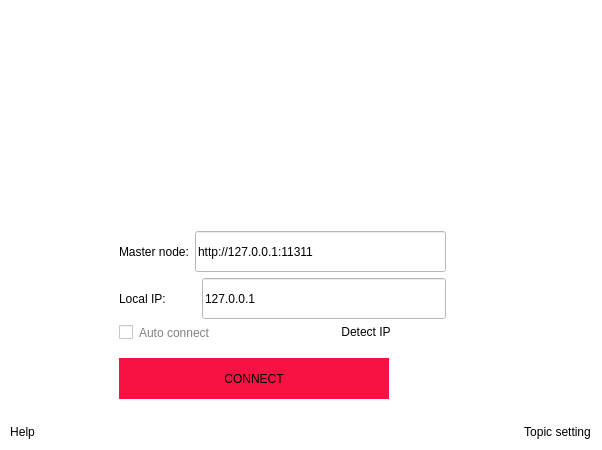
<?xml version="1.0" encoding="UTF-8"?>
<ui version="4.0">
 <class>LoginWidget</class>
 <widget class="QWidget" name="LoginWidget">
  <property name="geometry">
   <rect>
    <x>0</x>
    <y>0</y>
    <width>602</width>
    <height>450</height>
   </rect>
  </property>
  <property name="windowTitle">
   <string>login interface</string>
  </property>
  <property name="windowIcon">
   <iconset>
    <normaloff>:/resource/ico/QQ.png</normaloff>:/resource/ico/QQ.png</iconset>
  </property>
  <property name="styleSheet">
   <string notr="true">background-color:rgb(255, 255, 255);
padding:0;
</string>
  </property>
  <widget class="QStackedWidget" name="stackedWidget">
   <property name="geometry">
    <rect>
     <x>0</x>
     <y>0</y>
     <width>602</width>
     <height>515</height>
    </rect>
   </property>
   <property name="currentIndex">
    <number>0</number>
   </property>
   <widget class="QWidget" name="page">
    <layout class="QVBoxLayout" name="verticalLayout_2">
     <property name="spacing">
      <number>0</number>
     </property>
     <property name="leftMargin">
      <number>0</number>
     </property>
     <property name="topMargin">
      <number>0</number>
     </property>
     <property name="rightMargin">
      <number>0</number>
     </property>
     <property name="bottomMargin">
      <number>0</number>
     </property>
     <item>
      <widget class="QWidget" name="widgetBody" native="true">
       <property name="minimumSize">
        <size>
         <width>600</width>
         <height>300</height>
        </size>
       </property>
       <property name="maximumSize">
        <size>
         <width>99999</width>
         <height>99999</height>
        </size>
       </property>
       <widget class="QLabel" name="labelWeclcom">
        <property name="geometry">
         <rect>
          <x>0</x>
          <y>471</y>
          <width>16</width>
          <height>17</height>
         </rect>
        </property>
        <property name="text">
         <string/>
        </property>
        <property name="alignment">
         <set>Qt::AlignCenter</set>
        </property>
       </widget>
       <widget class="QLabel" name="labelWinIcon">
        <property name="geometry">
         <rect>
          <x>0</x>
          <y>549</y>
          <width>30</width>
          <height>30</height>
         </rect>
        </property>
        <property name="minimumSize">
         <size>
          <width>30</width>
          <height>30</height>
         </size>
        </property>
        <property name="maximumSize">
         <size>
          <width>30</width>
          <height>30</height>
         </size>
        </property>
        <property name="text">
         <string/>
        </property>
        <property name="pixmap">
         <pixmap>:/resource/images/QQ.png</pixmap>
        </property>
       </widget>
       <widget class="QLabel" name="labelWinTitle">
        <property name="geometry">
         <rect>
          <x>0</x>
          <y>520</y>
          <width>400</width>
          <height>29</height>
         </rect>
        </property>
        <property name="minimumSize">
         <size>
          <width>400</width>
          <height>29</height>
         </size>
        </property>
        <property name="maximumSize">
         <size>
          <width>400</width>
          <height>29</height>
         </size>
        </property>
        <property name="styleSheet">
         <string notr="true">color: #FFFFFF;</string>
        </property>
        <property name="text">
         <string/>
        </property>
       </widget>
       <widget class="QLabel" name="label_2">
        <property name="geometry">
         <rect>
          <x>0</x>
          <y>422</y>
          <width>16</width>
          <height>17</height>
         </rect>
        </property>
        <property name="text">
         <string/>
        </property>
       </widget>
       <widget class="QLabel" name="label_video">
        <property name="geometry">
         <rect>
          <x>0</x>
          <y>0</y>
          <width>600</width>
          <height>200</height>
         </rect>
        </property>
        <property name="minimumSize">
         <size>
          <width>600</width>
          <height>200</height>
         </size>
        </property>
        <property name="maximumSize">
         <size>
          <width>600</width>
          <height>200</height>
         </size>
        </property>
        <property name="palette">
         <palette>
          <active>
           <colorrole role="Button">
            <brush brushstyle="SolidPattern">
             <color alpha="255">
              <red>255</red>
              <green>255</green>
              <blue>255</blue>
             </color>
            </brush>
           </colorrole>
           <colorrole role="Window">
            <brush brushstyle="SolidPattern">
             <color alpha="255">
              <red>255</red>
              <green>255</green>
              <blue>255</blue>
             </color>
            </brush>
           </colorrole>
          </active>
          <inactive>
           <colorrole role="Button">
            <brush brushstyle="SolidPattern">
             <color alpha="255">
              <red>255</red>
              <green>255</green>
              <blue>255</blue>
             </color>
            </brush>
           </colorrole>
           <colorrole role="Window">
            <brush brushstyle="SolidPattern">
             <color alpha="255">
              <red>255</red>
              <green>255</green>
              <blue>255</blue>
             </color>
            </brush>
           </colorrole>
          </inactive>
          <disabled>
           <colorrole role="Button">
            <brush brushstyle="SolidPattern">
             <color alpha="255">
              <red>255</red>
              <green>255</green>
              <blue>255</blue>
             </color>
            </brush>
           </colorrole>
           <colorrole role="Window">
            <brush brushstyle="SolidPattern">
             <color alpha="255">
              <red>255</red>
              <green>255</green>
              <blue>255</blue>
             </color>
            </brush>
           </colorrole>
          </disabled>
         </palette>
        </property>
        <property name="text">
         <string/>
        </property>
       </widget>
       <widget class="QWidget" name="layoutWidget">
        <property name="geometry">
         <rect>
          <x>110</x>
          <y>210</y>
          <width>689</width>
          <height>212</height>
         </rect>
        </property>
        <layout class="QHBoxLayout" name="horizontalLayout_23">
         <property name="spacing">
          <number>0</number>
         </property>
         <item>
          <widget class="QWidget" name="widgetInput" native="true">
           <layout class="QVBoxLayout" name="verticalLayout_4">
            <item>
             <layout class="QVBoxLayout" name="verticalLayout_3">
              <item>
               <layout class="QVBoxLayout" name="verticalLayout">
                <item>
                 <layout class="QHBoxLayout" name="horizontalLayout_21">
                  <item>
                   <widget class="QLabel" name="label_6">
                    <property name="styleSheet">
                     <string notr="true">border:0px;

color:GRAY；</string>
                    </property>
                    <property name="text">
                     <string>Master node:</string>
                    </property>
                   </widget>
                  </item>
                  <item>
                   <widget class="QLineEdit" name="lineEditMasterIp">
                    <property name="minimumSize">
                     <size>
                      <width>0</width>
                      <height>41</height>
                     </size>
                    </property>
                    <property name="maximumSize">
                     <size>
                      <width>16777215</width>
                      <height>41</height>
                     </size>
                    </property>
                    <property name="text">
                     <string>http://127.0.0.1:11311</string>
                    </property>
                    <property name="placeholderText">
                     <string>master node address</string>
                    </property>
                   </widget>
                  </item>
                 </layout>
                </item>
                <item>
                 <layout class="QHBoxLayout" name="horizontalLayout_22">
                  <item>
                   <widget class="QLabel" name="label_7">
                    <property name="styleSheet">
                     <string notr="true">border:0px;

color:GRAY；</string>
                    </property>
                    <property name="text">
                     <string>Local IP:</string>
                    </property>
                   </widget>
                  </item>
                  <item>
                   <spacer name="horizontalSpacer_3">
                    <property name="orientation">
                     <enum>Qt::Horizontal</enum>
                    </property>
                    <property name="sizeType">
                     <enum>QSizePolicy::Preferred</enum>
                    </property>
                    <property name="sizeHint" stdset="0">
                     <size>
                      <width>30</width>
                      <height>20</height>
                     </size>
                    </property>
                   </spacer>
                  </item>
                  <item>
                   <widget class="QLineEdit" name="lineEditRosIp">
                    <property name="minimumSize">
                     <size>
                      <width>0</width>
                      <height>41</height>
                     </size>
                    </property>
                    <property name="maximumSize">
                     <size>
                      <width>16777215</width>
                      <height>41</height>
                     </size>
                    </property>
                    <property name="text">
                     <string>127.0.0.1</string>
                    </property>
                    <property name="echoMode">
                     <enum>QLineEdit::Normal</enum>
                    </property>
                    <property name="placeholderText">
                     <string>local address</string>
                    </property>
                   </widget>
                  </item>
                 </layout>
                </item>
                <item>
                 <layout class="QHBoxLayout" name="horizontalLayout">
                  <item>
                   <widget class="QCheckBox" name="checkBoxAutoLogin">
                    <property name="cursor">
                     <cursorShape>PointingHandCursor</cursorShape>
                    </property>
                    <property name="styleSheet">
                     <string notr="true">color:GRAY;</string>
                    </property>
                    <property name="text">
                     <string>Auto connect</string>
                    </property>
                    <property name="checked">
                     <bool>false</bool>
                    </property>
                   </widget>
                  </item>
                  <item>
                   <widget class="QPushButton" name="pushButton_auto">
                    <property name="cursor">
                     <cursorShape>PointingHandCursor</cursorShape>
                    </property>
                    <property name="styleSheet">
                     <string notr="true">border:0px;
color:GRAY；</string>
                    </property>
                    <property name="text">
                     <string>Detect IP</string>
                    </property>
                   </widget>
                  </item>
                 </layout>
                </item>
               </layout>
              </item>
             </layout>
            </item>
            <item>
             <widget class="QPushButton" name="btnLogin">
              <property name="minimumSize">
               <size>
                <width>270</width>
                <height>41</height>
               </size>
              </property>
              <property name="maximumSize">
               <size>
                <width>270</width>
                <height>41</height>
               </size>
              </property>
              <property name="cursor">
               <cursorShape>PointingHandCursor</cursorShape>
              </property>
              <property name="focusPolicy">
               <enum>Qt::NoFocus</enum>
              </property>
              <property name="toolTip">
               <string>connect</string>
              </property>
              <property name="styleSheet">
               <string notr="true">border:0px;
background-color:#F81243;
color:WHITE；
</string>
              </property>
              <property name="text">
               <string>CONNECT</string>
              </property>
             </widget>
            </item>
           </layout>
          </widget>
         </item>
         <item>
          <spacer name="horizontalSpacer_4">
           <property name="orientation">
            <enum>Qt::Horizontal</enum>
           </property>
           <property name="sizeHint" stdset="0">
            <size>
             <width>40</width>
             <height>20</height>
            </size>
           </property>
          </spacer>
         </item>
        </layout>
       </widget>
       <widget class="QWidget" name="layoutWidget">
        <property name="geometry">
         <rect>
          <x>10</x>
          <y>420</y>
          <width>581</width>
          <height>25</height>
         </rect>
        </property>
        <layout class="QHBoxLayout" name="horizontalLayout_20">
         <property name="spacing">
          <number>0</number>
         </property>
         <item>
          <widget class="QPushButton" name="pushButton_hellp">
           <property name="cursor">
            <cursorShape>PointingHandCursor</cursorShape>
           </property>
           <property name="styleSheet">
            <string notr="true">border:0px;
color:GRAY；</string>
           </property>
           <property name="text">
            <string>Help</string>
           </property>
          </widget>
         </item>
         <item>
          <spacer name="horizontalSpacer_2">
           <property name="orientation">
            <enum>Qt::Horizontal</enum>
           </property>
           <property name="sizeHint" stdset="0">
            <size>
             <width>40</width>
             <height>20</height>
            </size>
           </property>
          </spacer>
         </item>
         <item>
          <widget class="QPushButton" name="pushButton_setting">
           <property name="cursor">
            <cursorShape>PointingHandCursor</cursorShape>
           </property>
           <property name="styleSheet">
            <string notr="true">border:0px;
color:GRAY；</string>
           </property>
           <property name="text">
            <string>Topic setting</string>
           </property>
          </widget>
         </item>
        </layout>
       </widget>
       <widget class="QPushButton" name="btnWinMin">
        <property name="geometry">
         <rect>
          <x>541</x>
          <y>11</y>
          <width>20</width>
          <height>16</height>
         </rect>
        </property>
        <property name="cursor">
         <cursorShape>PointingHandCursor</cursorShape>
        </property>
        <property name="focusPolicy">
         <enum>Qt::NoFocus</enum>
        </property>
        <property name="styleSheet">
         <string notr="true">border:none;
background-color:none</string>
        </property>
        <property name="text">
         <string/>
        </property>
        <property name="icon">
         <iconset>
          <normaloff>:/resource/common/ic_min.png</normaloff>:/resource/common/ic_min.png</iconset>
        </property>
       </widget>
       <widget class="QPushButton" name="btnWinClose">
        <property name="geometry">
         <rect>
          <x>567</x>
          <y>11</y>
          <width>20</width>
          <height>16</height>
         </rect>
        </property>
        <property name="minimumSize">
         <size>
          <width>0</width>
          <height>0</height>
         </size>
        </property>
        <property name="cursor">
         <cursorShape>PointingHandCursor</cursorShape>
        </property>
        <property name="focusPolicy">
         <enum>Qt::NoFocus</enum>
        </property>
        <property name="styleSheet">
         <string notr="true">border:none;
background-color:none</string>
        </property>
        <property name="text">
         <string/>
        </property>
        <property name="icon">
         <iconset>
          <normaloff>:/resource/common/ic_close_white.png</normaloff>:/resource/common/ic_close_white.png</iconset>
        </property>
       </widget>
      </widget>
     </item>
    </layout>
   </widget>
   <widget class="QWidget" name="page_2">
    <property name="styleSheet">
     <string notr="true"/>
    </property>
    <layout class="QVBoxLayout" name="verticalLayout_9">
     <property name="spacing">
      <number>0</number>
     </property>
     <property name="leftMargin">
      <number>1</number>
     </property>
     <property name="topMargin">
      <number>1</number>
     </property>
     <property name="rightMargin">
      <number>1</number>
     </property>
     <property name="bottomMargin">
      <number>1</number>
     </property>
     <item>
      <widget class="QWidget" name="widgetBody_2" native="true">
       <widget class="QWidget" name="widgetWinTitle_2" native="true">
        <property name="geometry">
         <rect>
          <x>9</x>
          <y>474</y>
          <width>582</width>
          <height>30</height>
         </rect>
        </property>
        <property name="minimumSize">
         <size>
          <width>0</width>
          <height>30</height>
         </size>
        </property>
        <property name="maximumSize">
         <size>
          <width>16777215</width>
          <height>30</height>
         </size>
        </property>
       </widget>
       <widget class="QWidget" name="layoutWidget">
        <property name="geometry">
         <rect>
          <x>9</x>
          <y>9</y>
          <width>581</width>
          <height>431</height>
         </rect>
        </property>
        <layout class="QVBoxLayout" name="verticalLayout_15">
         <item>
          <layout class="QHBoxLayout" name="horizontalLayout_24">
           <item>
            <spacer name="horizontalSpacer_5">
             <property name="orientation">
              <enum>Qt::Horizontal</enum>
             </property>
             <property name="sizeHint" stdset="0">
              <size>
               <width>40</width>
               <height>20</height>
              </size>
             </property>
            </spacer>
           </item>
           <item>
            <widget class="QPushButton" name="btnWinMin_2">
             <property name="cursor">
              <cursorShape>PointingHandCursor</cursorShape>
             </property>
             <property name="focusPolicy">
              <enum>Qt::NoFocus</enum>
             </property>
             <property name="styleSheet">
              <string notr="true">border:none;
background-color:none</string>
             </property>
             <property name="text">
              <string/>
             </property>
             <property name="icon">
              <iconset>
               <normaloff>:/resource/common/ic_min.png</normaloff>:/resource/common/ic_min.png</iconset>
             </property>
            </widget>
           </item>
           <item>
            <widget class="QPushButton" name="btnWinClose_2">
             <property name="minimumSize">
              <size>
               <width>0</width>
               <height>0</height>
              </size>
             </property>
             <property name="cursor">
              <cursorShape>PointingHandCursor</cursorShape>
             </property>
             <property name="focusPolicy">
              <enum>Qt::NoFocus</enum>
             </property>
             <property name="styleSheet">
              <string notr="true">border:none;
background-color:none</string>
             </property>
             <property name="text">
              <string/>
             </property>
             <property name="icon">
              <iconset>
               <normaloff>:/resource/common/ic_close_white.png</normaloff>:/resource/common/ic_close_white.png</iconset>
             </property>
            </widget>
           </item>
          </layout>
         </item>
         <item>
          <widget class="QToolBox" name="toolBox">
           <property name="currentIndex">
            <number>4</number>
           </property>
           <widget class="QWidget" name="page_3">
            <property name="geometry">
             <rect>
              <x>0</x>
              <y>0</y>
              <width>343</width>
              <height>204</height>
             </rect>
            </property>
            <attribute name="label">
             <string>Topic settings</string>
            </attribute>
            <layout class="QVBoxLayout" name="verticalLayout_17">
             <item>
              <layout class="QVBoxLayout" name="verticalLayout_6">
               <item>
                <layout class="QHBoxLayout" name="horizontalLayout_31">
                 <item>
                  <widget class="QLabel" name="label_14">
                   <property name="text">
                    <string>Speed Control Topics:</string>
                   </property>
                  </widget>
                 </item>
                 <item>
                  <widget class="QLineEdit" name="lineEdit_speed_topic">
                   <property name="text">
                    <string>cmd_vel</string>
                   </property>
                  </widget>
                 </item>
                </layout>
               </item>
               <item>
                <layout class="QHBoxLayout" name="horizontalLayout_30">
                 <item>
                  <widget class="QLabel" name="label_11">
                   <property name="text">
                    <string>Navigation target point topic:</string>
                   </property>
                  </widget>
                 </item>
                 <item>
                  <widget class="QLineEdit" name="lineEdit_goal_topic">
                   <property name="text">
                    <string>move_base_simple/goal</string>
                   </property>
                  </widget>
                 </item>
                </layout>
               </item>
               <item>
                <layout class="QHBoxLayout" name="horizontalLayout_29">
                 <item>
                  <widget class="QLabel" name="label_10">
                   <property name="text">
                    <string>Navigation start point topic:</string>
                   </property>
                  </widget>
                 </item>
                 <item>
                  <widget class="QLineEdit" name="lineEdit_start_postopic">
                   <property name="text">
                    <string>initialpose</string>
                   </property>
                  </widget>
                 </item>
                </layout>
               </item>
               <item>
                <layout class="QHBoxLayout" name="horizontalLayout_18">
                 <item>
                  <widget class="QLabel" name="label_8">
                   <property name="text">
                    <string>yaw angle threshold for turn signal on:</string>
                   </property>
                  </widget>
                 </item>
                 <item>
                  <widget class="QLineEdit" name="lineEdit_turnLightThre">
                   <property name="text">
                    <string/>
                   </property>
                  </widget>
                 </item>
                </layout>
               </item>
               <item>
                <layout class="QHBoxLayout" name="horizontalLayout_5">
                 <item>
                  <widget class="QLabel" name="label_15">
                   <property name="text">
                    <string>Odometer Topics:</string>
                   </property>
                  </widget>
                 </item>
                 <item>
                  <widget class="QLineEdit" name="lineEdit_odm">
                   <property name="text">
                    <string>raw_odom</string>
                   </property>
                  </widget>
                 </item>
                </layout>
               </item>
               <item>
                <layout class="QHBoxLayout" name="horizontalLayout_6">
                 <item>
                  <widget class="QLabel" name="label_16">
                   <property name="text">
                    <string>Battery power topic:</string>
                   </property>
                  </widget>
                 </item>
                 <item>
                  <widget class="QLineEdit" name="lineEdit_power">
                   <property name="text">
                    <string>battery_state</string>
                   </property>
                  </widget>
                 </item>
                 <item>
                  <widget class="QLabel" name="label_22">
                   <property name="text">
                    <string>sensor_msgs/BatteryState</string>
                   </property>
                  </widget>
                 </item>
                </layout>
               </item>
               <item>
                <layout class="QHBoxLayout" name="horizontalLayout_11"/>
               </item>
               <item>
                <layout class="QHBoxLayout" name="horizontalLayout_7">
                 <item>
                  <widget class="QLabel" name="label_3">
                   <property name="text">
                    <string>Robot coordinate topic:</string>
                   </property>
                  </widget>
                 </item>
                 <item>
                  <widget class="QLineEdit" name="lineEdit">
                   <property name="text">
                    <string>amcl_pose</string>
                   </property>
                  </widget>
                 </item>
                </layout>
               </item>
              </layout>
             </item>
            </layout>
           </widget>
           <widget class="QWidget" name="page_7">
            <property name="geometry">
             <rect>
              <x>0</x>
              <y>0</y>
              <width>221</width>
              <height>92</height>
             </rect>
            </property>
            <attribute name="label">
             <string>Coordinate system settings</string>
            </attribute>
            <layout class="QVBoxLayout" name="verticalLayout_19">
             <item>
              <layout class="QVBoxLayout" name="verticalLayout_18">
               <item>
                <layout class="QHBoxLayout" name="horizontalLayout_33">
                 <item>
                  <widget class="QLabel" name="label_17">
                   <property name="text">
                    <string>Lidar Frame:</string>
                   </property>
                  </widget>
                 </item>
                 <item>
                  <widget class="QLineEdit" name="lineEdit_laserFrame"/>
                 </item>
                </layout>
               </item>
               <item>
                <layout class="QHBoxLayout" name="horizontalLayout_34">
                 <item>
                  <widget class="QLabel" name="label_18">
                   <property name="text">
                    <string>Map Frame:</string>
                   </property>
                  </widget>
                 </item>
                 <item>
                  <widget class="QLineEdit" name="lineEdit_mapFrame"/>
                 </item>
                </layout>
               </item>
               <item>
                <layout class="QHBoxLayout" name="horizontalLayout_35">
                 <item>
                  <widget class="QLabel" name="label_19">
                   <property name="text">
                    <string>Chassis coordinates Frame:</string>
                   </property>
                  </widget>
                 </item>
                 <item>
                  <widget class="QLineEdit" name="lineEdit_baseFrame"/>
                 </item>
                </layout>
               </item>
              </layout>
             </item>
            </layout>
           </widget>
           <widget class="QWidget" name="page_6">
            <property name="geometry">
             <rect>
              <x>0</x>
              <y>0</y>
              <width>88</width>
              <height>88</height>
             </rect>
            </property>
            <attribute name="label">
             <string>Layer settings</string>
            </attribute>
            <layout class="QVBoxLayout" name="verticalLayout_5">
             <item>
              <widget class="QTreeWidget" name="treeWidget">
               <column>
                <property name="text">
                 <string notr="true">1</string>
                </property>
               </column>
              </widget>
             </item>
            </layout>
           </widget>
           <widget class="QWidget" name="page_4">
            <property name="geometry">
             <rect>
              <x>0</x>
              <y>0</y>
              <width>366</width>
              <height>285</height>
             </rect>
            </property>
            <attribute name="label">
             <string>Video</string>
            </attribute>
            <layout class="QVBoxLayout" name="verticalLayout_10">
             <item>
              <layout class="QVBoxLayout" name="verticalLayout_8">
               <item>
                <layout class="QHBoxLayout" name="horizontalLayout_4">
                 <item>
                  <widget class="QLabel" name="label_23">
                   <property name="maximumSize">
                    <size>
                     <width>61</width>
                     <height>17</height>
                    </size>
                   </property>
                   <property name="text">
                    <string>Video0:</string>
                   </property>
                  </widget>
                 </item>
                 <item>
                  <widget class="QLabel" name="label_4">
                   <property name="text">
                    <string/>
                   </property>
                  </widget>
                 </item>
                 <item>
                  <layout class="QVBoxLayout" name="verticalLayout_7">
                   <item>
                    <widget class="QLabel" name="label_5">
                     <property name="maximumSize">
                      <size>
                       <width>16777215</width>
                       <height>17</height>
                      </size>
                     </property>
                     <property name="text">
                      <string>video0 needs to be a compressed image topic</string>
                     </property>
                    </widget>
                   </item>
                   <item>
                    <layout class="QHBoxLayout" name="horizontalLayout_2">
                     <item>
                      <widget class="QLabel" name="label_24">
                       <property name="maximumSize">
                        <size>
                         <width>61</width>
                         <height>17</height>
                        </size>
                       </property>
                       <property name="text">
                        <string>Name:</string>
                       </property>
                      </widget>
                     </item>
                     <item>
                      <widget class="QLineEdit" name="video0_name_set">
                       <property name="text">
                        <string>compressed1</string>
                       </property>
                      </widget>
                     </item>
                    </layout>
                   </item>
                   <item>
                    <layout class="QHBoxLayout" name="horizontalLayout_3">
                     <item>
                      <widget class="QLabel" name="label_25">
                       <property name="maximumSize">
                        <size>
                         <width>61</width>
                         <height>17</height>
                        </size>
                       </property>
                       <property name="text">
                        <string>Topic:</string>
                       </property>
                      </widget>
                     </item>
                     <item>
                      <widget class="QLineEdit" name="video0_topic_set">
                       <property name="text">
                        <string>image_raw/compressed</string>
                       </property>
                      </widget>
                     </item>
                    </layout>
                   </item>
                  </layout>
                 </item>
                </layout>
               </item>
               <item>
                <widget class="QFrame" name="frame">
                 <property name="frameShape">
                  <enum>QFrame::HLine</enum>
                 </property>
                 <property name="frameShadow">
                  <enum>QFrame::Raised</enum>
                 </property>
                </widget>
               </item>
               <item>
                <layout class="QHBoxLayout" name="horizontalLayout_8">
                 <item>
                  <widget class="QLabel" name="label_26">
                   <property name="maximumSize">
                    <size>
                     <width>61</width>
                     <height>17</height>
                    </size>
                   </property>
                   <property name="text">
                    <string>Video1:</string>
                   </property>
                  </widget>
                 </item>
                 <item>
                  <layout class="QVBoxLayout" name="verticalLayout_11">
                   <item>
                    <layout class="QHBoxLayout" name="horizontalLayout_9">
                     <item>
                      <widget class="QLabel" name="label_27">
                       <property name="maximumSize">
                        <size>
                         <width>61</width>
                         <height>17</height>
                        </size>
                       </property>
                       <property name="text">
                        <string>Name:</string>
                       </property>
                      </widget>
                     </item>
                     <item>
                      <widget class="QLineEdit" name="video0_name_set_2">
                       <property name="text">
                        <string/>
                       </property>
                      </widget>
                     </item>
                    </layout>
                   </item>
                   <item>
                    <layout class="QHBoxLayout" name="horizontalLayout_10">
                     <item>
                      <widget class="QLabel" name="label_28">
                       <property name="maximumSize">
                        <size>
                         <width>61</width>
                         <height>17</height>
                        </size>
                       </property>
                       <property name="text">
                        <string>Topic:</string>
                       </property>
                      </widget>
                     </item>
                     <item>
                      <widget class="QLineEdit" name="video0_topic_set_2"/>
                     </item>
                    </layout>
                   </item>
                  </layout>
                 </item>
                </layout>
               </item>
               <item>
                <widget class="QFrame" name="frame_2">
                 <property name="frameShape">
                  <enum>QFrame::HLine</enum>
                 </property>
                 <property name="frameShadow">
                  <enum>QFrame::Raised</enum>
                 </property>
                </widget>
               </item>
               <item>
                <layout class="QHBoxLayout" name="horizontalLayout_12">
                 <item>
                  <widget class="QLabel" name="label_29">
                   <property name="maximumSize">
                    <size>
                     <width>61</width>
                     <height>17</height>
                    </size>
                   </property>
                   <property name="text">
                    <string>Video2:</string>
                   </property>
                  </widget>
                 </item>
                 <item>
                  <layout class="QVBoxLayout" name="verticalLayout_12">
                   <item>
                    <layout class="QHBoxLayout" name="horizontalLayout_13">
                     <item>
                      <widget class="QLabel" name="label_30">
                       <property name="maximumSize">
                        <size>
                         <width>61</width>
                         <height>17</height>
                        </size>
                       </property>
                       <property name="text">
                        <string>Name:</string>
                       </property>
                      </widget>
                     </item>
                     <item>
                      <widget class="QLineEdit" name="video0_name_set_3"/>
                     </item>
                    </layout>
                   </item>
                   <item>
                    <layout class="QHBoxLayout" name="horizontalLayout_14">
                     <item>
                      <widget class="QLabel" name="label_31">
                       <property name="maximumSize">
                        <size>
                         <width>61</width>
                         <height>17</height>
                        </size>
                       </property>
                       <property name="text">
                        <string>Topic:</string>
                       </property>
                      </widget>
                     </item>
                     <item>
                      <widget class="QLineEdit" name="video0_topic_set_3"/>
                     </item>
                    </layout>
                   </item>
                  </layout>
                 </item>
                </layout>
               </item>
               <item>
                <widget class="QFrame" name="frame_3">
                 <property name="frameShape">
                  <enum>QFrame::HLine</enum>
                 </property>
                 <property name="frameShadow">
                  <enum>QFrame::Raised</enum>
                 </property>
                </widget>
               </item>
               <item>
                <layout class="QHBoxLayout" name="horizontalLayout_15">
                 <item>
                  <widget class="QLabel" name="label_32">
                   <property name="maximumSize">
                    <size>
                     <width>61</width>
                     <height>17</height>
                    </size>
                   </property>
                   <property name="text">
                    <string>Video3:</string>
                   </property>
                  </widget>
                 </item>
                 <item>
                  <layout class="QVBoxLayout" name="verticalLayout_13">
                   <item>
                    <layout class="QHBoxLayout" name="horizontalLayout_16">
                     <item>
                      <widget class="QLabel" name="label_33">
                       <property name="maximumSize">
                        <size>
                         <width>61</width>
                         <height>17</height>
                        </size>
                       </property>
                       <property name="text">
                        <string>Name:</string>
                       </property>
                      </widget>
                     </item>
                     <item>
                      <widget class="QLineEdit" name="video0_name_set_4"/>
                     </item>
                    </layout>
                   </item>
                   <item>
                    <layout class="QHBoxLayout" name="horizontalLayout_17">
                     <item>
                      <widget class="QLabel" name="label_34">
                       <property name="maximumSize">
                        <size>
                         <width>61</width>
                         <height>17</height>
                        </size>
                       </property>
                       <property name="text">
                        <string>Topic:</string>
                       </property>
                      </widget>
                     </item>
                     <item>
                      <widget class="QLineEdit" name="video0_topic_set_4"/>
                     </item>
                    </layout>
                   </item>
                  </layout>
                 </item>
                </layout>
               </item>
              </layout>
             </item>
            </layout>
           </widget>
           <widget class="QWidget" name="page_5">
            <property name="geometry">
             <rect>
              <x>0</x>
              <y>0</y>
              <width>579</width>
              <height>233</height>
             </rect>
            </property>
            <attribute name="label">
             <string>General settings</string>
            </attribute>
            <layout class="QVBoxLayout" name="verticalLayout_16">
             <item>
              <layout class="QHBoxLayout" name="horizontalLayout_27">
               <item>
                <widget class="QLabel" name="label_9">
                 <property name="maximumSize">
                  <size>
                   <width>16777215</width>
                   <height>40</height>
                  </size>
                 </property>
                 <property name="text">
                  <string>Display Mode:</string>
                 </property>
                </widget>
               </item>
               <item>
                <widget class="QGroupBox" name="groupBox">
                 <property name="maximumSize">
                  <size>
                   <width>16777215</width>
                   <height>60</height>
                  </size>
                 </property>
                 <property name="styleSheet">
                  <string notr="true">border:none</string>
                 </property>
                 <property name="title">
                  <string/>
                 </property>
                 <layout class="QVBoxLayout" name="verticalLayout_14">
                  <property name="spacing">
                   <number>0</number>
                  </property>
                  <property name="leftMargin">
                   <number>0</number>
                  </property>
                  <property name="topMargin">
                   <number>0</number>
                  </property>
                  <property name="rightMargin">
                   <number>0</number>
                  </property>
                  <property name="bottomMargin">
                   <number>0</number>
                  </property>
                  <item>
                   <layout class="QHBoxLayout" name="horizontalLayout_26">
                    <item>
                     <widget class="QRadioButton" name="radioButton_robot">
                      <property name="text">
                       <string>Robot side</string>
                      </property>
                     </widget>
                    </item>
                    <item>
                     <widget class="QRadioButton" name="radioButton_control">
                      <property name="text">
                       <string>Control terminal</string>
                      </property>
                     </widget>
                    </item>
                   </layout>
                  </item>
                 </layout>
                </widget>
               </item>
              </layout>
             </item>
             <item>
              <layout class="QHBoxLayout" name="horizontalLayout_32">
               <item>
                <widget class="QLabel" name="label_12">
                 <property name="text">
                  <string>Topic subscription thread count:</string>
                 </property>
                </widget>
               </item>
               <item>
                <widget class="QSpinBox" name="spinBox_thread_num"/>
               </item>
               <item>
                <widget class="QLabel" name="label_13">
                 <property name="text">
                  <string>FrameRate:</string>
                 </property>
                </widget>
               </item>
               <item>
                <widget class="QSpinBox" name="spinBox_frameRate"/>
               </item>
              </layout>
             </item>
             <item>
              <widget class="QLabel" name="label_msg">
               <property name="maximumSize">
                <size>
                 <width>16777215</width>
                 <height>30</height>
                </size>
               </property>
               <property name="text">
                <string/>
               </property>
              </widget>
             </item>
            </layout>
           </widget>
          </widget>
         </item>
         <item>
          <layout class="QHBoxLayout" name="horizontalLayout_19">
           <item>
            <widget class="QPushButton" name="pushButton_save">
             <property name="cursor">
              <cursorShape>PointingHandCursor</cursorShape>
             </property>
             <property name="styleSheet">
              <string notr="true">border:0px;
color:GRAY；</string>
             </property>
             <property name="text">
              <string>Keep</string>
             </property>
            </widget>
           </item>
           <item>
            <spacer name="horizontalSpacer">
             <property name="orientation">
              <enum>Qt::Horizontal</enum>
             </property>
             <property name="sizeHint" stdset="0">
              <size>
               <width>40</width>
               <height>20</height>
              </size>
             </property>
            </spacer>
           </item>
           <item>
            <widget class="QPushButton" name="pushButton_return">
             <property name="cursor">
              <cursorShape>PointingHandCursor</cursorShape>
             </property>
             <property name="styleSheet">
              <string notr="true">border:0px;
color:GRAY；</string>
             </property>
             <property name="text">
              <string>Back to Login</string>
             </property>
            </widget>
           </item>
          </layout>
         </item>
        </layout>
       </widget>
      </widget>
     </item>
    </layout>
   </widget>
  </widget>
  <widget class="QWidget" name="layoutWidget">
   <property name="geometry">
    <rect>
     <x>0</x>
     <y>0</y>
     <width>2</width>
     <height>2</height>
    </rect>
   </property>
   <layout class="QHBoxLayout" name="horizontalLayout_25"/>
  </widget>
 </widget>
 <resources/>
 <connections/>
</ui>
